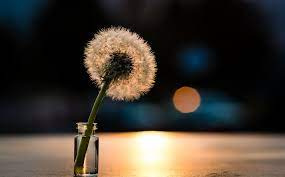
#> input picture sharpning/download.jpeg, 285 x 177 px
$ python img_sharpning.py
#> lines starting #> are read from the running program, lines starting #| are printed output that depends on the picture
import cv2
import numpy as np

#Reading the image
img = cv2.imread("download.jpeg")
#> img is the input picture: shape (177, 285, 3); mean B, G, R 49, 58.1, 67.2

# Gaussian blur
gaussian_blur = cv2.GaussianBlur(img, (7,7), 2)
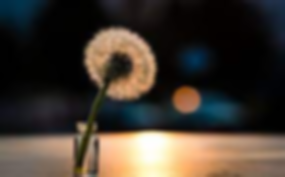
#> gaussian_blur: shape (177, 285, 3); mean B, G, R 49, 58.1, 67.2

#Sharpning the image using addweighted function
sharpned1 = cv2.addWeighted(img, 1.5, gaussian_blur, -.5, 0)
sharpned2 = cv2.addWeighted(img, 5.5, gaussian_blur, -4.5, 0)
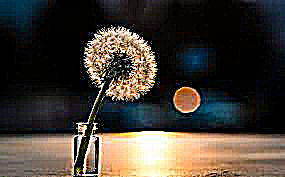
#> sharpned2: shape (177, 285, 3); mean B, G, R 52.9, 60.8, 68.1
sharpned3 = cv2.addWeighted(img, 11.0, gaussian_blur,-10.0, 0)
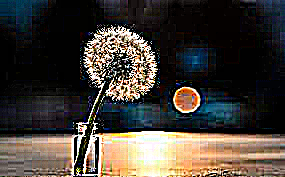
#> sharpned3: shape (177, 285, 3); mean B, G, R 56, 62.7, 68.9

#write the image
cv2.imwrite("sharpned.jpg", sharpned2)

cv2.imshow("img", img)
cv2.imshow("sharpned1", sharpned1)
cv2.imshow("sharpned2", sharpned2)
cv2.imshow("sharpned3", sharpned3)
cv2.waitKey(0)
